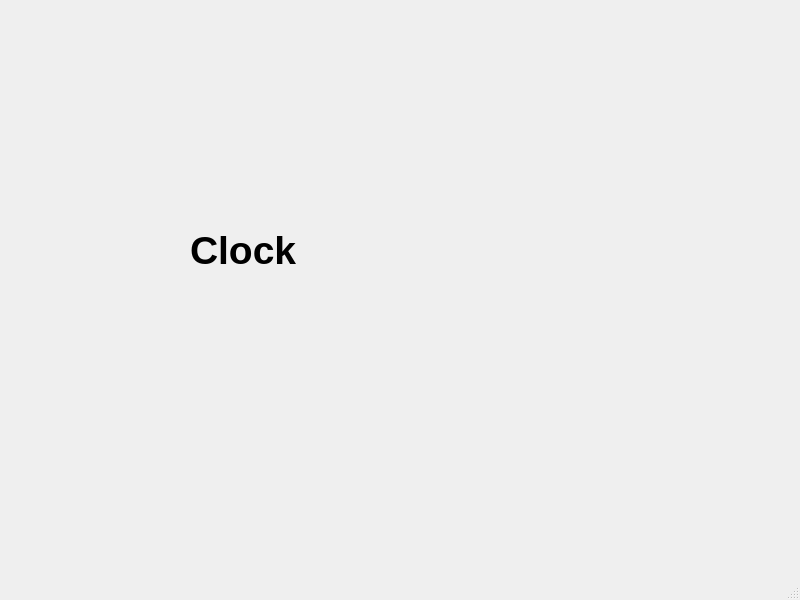
<?xml version="1.0" encoding="UTF-8"?>
<ui version="4.0">
 <class>MainWindow</class>
 <widget class="QMainWindow" name="MainWindow">
  <property name="geometry">
   <rect>
    <x>0</x>
    <y>0</y>
    <width>800</width>
    <height>600</height>
   </rect>
  </property>
  <property name="windowTitle">
   <string>MainWindow</string>
  </property>
  <widget class="QWidget" name="centralwidget">
   <widget class="QLabel" name="Digital_clock">
    <property name="geometry">
     <rect>
      <x>190</x>
      <y>140</y>
      <width>301</width>
      <height>221</height>
     </rect>
    </property>
    <property name="font">
     <font>
      <pointsize>29</pointsize>
      <bold>true</bold>
     </font>
    </property>
    <property name="text">
     <string>Clock</string>
    </property>
   </widget>
  </widget>
  <widget class="QMenuBar" name="menubar">
   <property name="geometry">
    <rect>
     <x>0</x>
     <y>0</y>
     <width>800</width>
     <height>22</height>
    </rect>
   </property>
  </widget>
  <widget class="QStatusBar" name="statusbar"/>
 </widget>
 <resources/>
 <connections/>
</ui>
